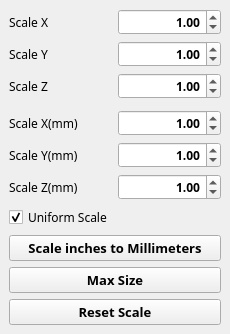
<?xml version="1.0" encoding="UTF-8"?>
<ui version="4.0">
 <class>ScaleDialog</class>
 <widget class="QDialog" name="ScaleDialog">
  <property name="geometry">
   <rect>
    <x>0</x>
    <y>0</y>
    <width>230</width>
    <height>322</height>
   </rect>
  </property>
  <property name="minimumSize">
   <size>
    <width>0</width>
    <height>0</height>
   </size>
  </property>
  <property name="maximumSize">
   <size>
    <width>16777215</width>
    <height>16777215</height>
   </size>
  </property>
  <property name="windowTitle">
   <string>Scale</string>
  </property>
  <layout class="QVBoxLayout" name="verticalLayout_3">
   <property name="spacing">
    <number>0</number>
   </property>
   <property name="leftMargin">
    <number>0</number>
   </property>
   <property name="topMargin">
    <number>0</number>
   </property>
   <property name="rightMargin">
    <number>0</number>
   </property>
   <property name="bottomMargin">
    <number>0</number>
   </property>
   <item>
    <widget class="QFrame" name="frame_main">
     <property name="font">
      <font>
       <family>맑은 고딕</family>
       <pointsize>9</pointsize>
       <weight>50</weight>
       <bold>false</bold>
      </font>
     </property>
     <property name="frameShape">
      <enum>QFrame::NoFrame</enum>
     </property>
     <property name="frameShadow">
      <enum>QFrame::Plain</enum>
     </property>
     <property name="lineWidth">
      <number>0</number>
     </property>
     <layout class="QVBoxLayout" name="verticalLayout_2">
      <property name="spacing">
       <number>0</number>
      </property>
      <property name="leftMargin">
       <number>0</number>
      </property>
      <property name="topMargin">
       <number>0</number>
      </property>
      <property name="rightMargin">
       <number>0</number>
      </property>
      <property name="bottomMargin">
       <number>0</number>
      </property>
      <item>
       <widget class="QFrame" name="frame_body">
        <property name="sizePolicy">
         <sizepolicy hsizetype="Preferred" vsizetype="Expanding">
          <horstretch>0</horstretch>
          <verstretch>0</verstretch>
         </sizepolicy>
        </property>
        <property name="font">
         <font>
          <family>맑은 고딕</family>
          <pointsize>9</pointsize>
          <weight>50</weight>
          <bold>false</bold>
         </font>
        </property>
        <property name="frameShape">
         <enum>QFrame::NoFrame</enum>
        </property>
        <property name="frameShadow">
         <enum>QFrame::Plain</enum>
        </property>
        <property name="lineWidth">
         <number>0</number>
        </property>
        <layout class="QVBoxLayout" name="verticalLayout">
         <property name="spacing">
          <number>6</number>
         </property>
         <property name="leftMargin">
          <number>9</number>
         </property>
         <property name="topMargin">
          <number>9</number>
         </property>
         <property name="rightMargin">
          <number>9</number>
         </property>
         <property name="bottomMargin">
          <number>9</number>
         </property>
         <item>
          <layout class="QGridLayout" name="gridLayout">
           <property name="bottomMargin">
            <number>0</number>
           </property>
           <item row="0" column="0">
            <widget class="QLabel" name="label_7">
             <property name="minimumSize">
              <size>
               <width>0</width>
               <height>0</height>
              </size>
             </property>
             <property name="font">
              <font>
               <family>맑은 고딕</family>
               <pointsize>9</pointsize>
               <weight>50</weight>
               <bold>false</bold>
              </font>
             </property>
             <property name="text">
              <string>Scale X</string>
             </property>
            </widget>
           </item>
           <item row="0" column="1">
            <widget class="QDoubleSpinBox" name="doubleSpinBox_scale_x">
             <property name="sizePolicy">
              <sizepolicy hsizetype="Minimum" vsizetype="Fixed">
               <horstretch>0</horstretch>
               <verstretch>0</verstretch>
              </sizepolicy>
             </property>
             <property name="maximumSize">
              <size>
               <width>16777215</width>
               <height>16777215</height>
              </size>
             </property>
             <property name="font">
              <font>
               <family>맑은 고딕</family>
               <pointsize>9</pointsize>
               <weight>75</weight>
               <bold>true</bold>
              </font>
             </property>
             <property name="alignment">
              <set>Qt::AlignRight|Qt::AlignTrailing|Qt::AlignVCenter</set>
             </property>
             <property name="decimals">
              <number>2</number>
             </property>
             <property name="minimum">
              <double>0.010000000000000</double>
             </property>
             <property name="maximum">
              <double>100.000000000000000</double>
             </property>
             <property name="singleStep">
              <double>0.100000000000000</double>
             </property>
             <property name="value">
              <double>1.000000000000000</double>
             </property>
            </widget>
           </item>
           <item row="1" column="1">
            <widget class="QDoubleSpinBox" name="doubleSpinBox_scale_y">
             <property name="sizePolicy">
              <sizepolicy hsizetype="Minimum" vsizetype="Fixed">
               <horstretch>0</horstretch>
               <verstretch>0</verstretch>
              </sizepolicy>
             </property>
             <property name="maximumSize">
              <size>
               <width>16777215</width>
               <height>16777215</height>
              </size>
             </property>
             <property name="font">
              <font>
               <family>맑은 고딕</family>
               <pointsize>9</pointsize>
               <weight>75</weight>
               <bold>true</bold>
              </font>
             </property>
             <property name="alignment">
              <set>Qt::AlignRight|Qt::AlignTrailing|Qt::AlignVCenter</set>
             </property>
             <property name="decimals">
              <number>2</number>
             </property>
             <property name="minimum">
              <double>0.010000000000000</double>
             </property>
             <property name="maximum">
              <double>100.000000000000000</double>
             </property>
             <property name="singleStep">
              <double>0.100000000000000</double>
             </property>
             <property name="value">
              <double>1.000000000000000</double>
             </property>
            </widget>
           </item>
           <item row="2" column="0">
            <widget class="QLabel" name="label_9">
             <property name="minimumSize">
              <size>
               <width>0</width>
               <height>0</height>
              </size>
             </property>
             <property name="font">
              <font>
               <family>맑은 고딕</family>
               <pointsize>9</pointsize>
               <weight>50</weight>
               <bold>false</bold>
              </font>
             </property>
             <property name="text">
              <string>Scale Z</string>
             </property>
            </widget>
           </item>
           <item row="1" column="0">
            <widget class="QLabel" name="label_8">
             <property name="minimumSize">
              <size>
               <width>0</width>
               <height>0</height>
              </size>
             </property>
             <property name="font">
              <font>
               <family>맑은 고딕</family>
               <pointsize>9</pointsize>
               <weight>50</weight>
               <bold>false</bold>
              </font>
             </property>
             <property name="text">
              <string>Scale Y</string>
             </property>
            </widget>
           </item>
           <item row="4" column="0">
            <widget class="QLabel" name="label_11">
             <property name="minimumSize">
              <size>
               <width>0</width>
               <height>0</height>
              </size>
             </property>
             <property name="font">
              <font>
               <family>맑은 고딕</family>
               <pointsize>9</pointsize>
               <weight>50</weight>
               <bold>false</bold>
              </font>
             </property>
             <property name="text">
              <string>Scale X(mm)</string>
             </property>
            </widget>
           </item>
           <item row="4" column="1">
            <widget class="QDoubleSpinBox" name="doubleSpinBox_scale_x_mm">
             <property name="sizePolicy">
              <sizepolicy hsizetype="Minimum" vsizetype="Fixed">
               <horstretch>0</horstretch>
               <verstretch>0</verstretch>
              </sizepolicy>
             </property>
             <property name="maximumSize">
              <size>
               <width>16777215</width>
               <height>16777215</height>
              </size>
             </property>
             <property name="font">
              <font>
               <family>맑은 고딕</family>
               <pointsize>9</pointsize>
               <weight>75</weight>
               <bold>true</bold>
              </font>
             </property>
             <property name="alignment">
              <set>Qt::AlignRight|Qt::AlignTrailing|Qt::AlignVCenter</set>
             </property>
             <property name="minimum">
              <double>0.010000000000000</double>
             </property>
             <property name="maximum">
              <double>1000.000000000000000</double>
             </property>
             <property name="value">
              <double>1.000000000000000</double>
             </property>
            </widget>
           </item>
           <item row="2" column="1">
            <widget class="QDoubleSpinBox" name="doubleSpinBox_scale_z">
             <property name="sizePolicy">
              <sizepolicy hsizetype="Minimum" vsizetype="Fixed">
               <horstretch>0</horstretch>
               <verstretch>0</verstretch>
              </sizepolicy>
             </property>
             <property name="maximumSize">
              <size>
               <width>16777215</width>
               <height>16777215</height>
              </size>
             </property>
             <property name="font">
              <font>
               <family>맑은 고딕</family>
               <pointsize>9</pointsize>
               <weight>75</weight>
               <bold>true</bold>
              </font>
             </property>
             <property name="alignment">
              <set>Qt::AlignRight|Qt::AlignTrailing|Qt::AlignVCenter</set>
             </property>
             <property name="decimals">
              <number>2</number>
             </property>
             <property name="minimum">
              <double>0.010000000000000</double>
             </property>
             <property name="maximum">
              <double>100.000000000000000</double>
             </property>
             <property name="singleStep">
              <double>0.100000000000000</double>
             </property>
             <property name="value">
              <double>1.000000000000000</double>
             </property>
            </widget>
           </item>
           <item row="5" column="0">
            <widget class="QLabel" name="label_10">
             <property name="minimumSize">
              <size>
               <width>0</width>
               <height>0</height>
              </size>
             </property>
             <property name="font">
              <font>
               <family>맑은 고딕</family>
               <pointsize>9</pointsize>
               <weight>50</weight>
               <bold>false</bold>
              </font>
             </property>
             <property name="text">
              <string>Scale Y(mm)</string>
             </property>
            </widget>
           </item>
           <item row="5" column="1">
            <widget class="QDoubleSpinBox" name="doubleSpinBox_scale_y_mm">
             <property name="sizePolicy">
              <sizepolicy hsizetype="Minimum" vsizetype="Fixed">
               <horstretch>0</horstretch>
               <verstretch>0</verstretch>
              </sizepolicy>
             </property>
             <property name="maximumSize">
              <size>
               <width>16777215</width>
               <height>16777215</height>
              </size>
             </property>
             <property name="font">
              <font>
               <family>맑은 고딕</family>
               <pointsize>9</pointsize>
               <weight>75</weight>
               <bold>true</bold>
              </font>
             </property>
             <property name="alignment">
              <set>Qt::AlignRight|Qt::AlignTrailing|Qt::AlignVCenter</set>
             </property>
             <property name="minimum">
              <double>0.010000000000000</double>
             </property>
             <property name="maximum">
              <double>1000.000000000000000</double>
             </property>
             <property name="value">
              <double>1.000000000000000</double>
             </property>
            </widget>
           </item>
           <item row="6" column="0">
            <widget class="QLabel" name="label_12">
             <property name="minimumSize">
              <size>
               <width>0</width>
               <height>0</height>
              </size>
             </property>
             <property name="font">
              <font>
               <family>맑은 고딕</family>
               <pointsize>9</pointsize>
               <weight>50</weight>
               <bold>false</bold>
              </font>
             </property>
             <property name="text">
              <string>Scale Z(mm)</string>
             </property>
            </widget>
           </item>
           <item row="6" column="1">
            <widget class="QDoubleSpinBox" name="doubleSpinBox_scale_z_mm">
             <property name="sizePolicy">
              <sizepolicy hsizetype="Minimum" vsizetype="Fixed">
               <horstretch>0</horstretch>
               <verstretch>0</verstretch>
              </sizepolicy>
             </property>
             <property name="maximumSize">
              <size>
               <width>16777215</width>
               <height>16777215</height>
              </size>
             </property>
             <property name="font">
              <font>
               <family>맑은 고딕</family>
               <pointsize>9</pointsize>
               <weight>75</weight>
               <bold>true</bold>
              </font>
             </property>
             <property name="alignment">
              <set>Qt::AlignRight|Qt::AlignTrailing|Qt::AlignVCenter</set>
             </property>
             <property name="minimum">
              <double>0.010000000000000</double>
             </property>
             <property name="maximum">
              <double>1000.000000000000000</double>
             </property>
             <property name="value">
              <double>1.000000000000000</double>
             </property>
            </widget>
           </item>
           <item row="3" column="0" colspan="2">
            <spacer name="verticalSpacer_2">
             <property name="orientation">
              <enum>Qt::Vertical</enum>
             </property>
             <property name="sizeType">
              <enum>QSizePolicy::Fixed</enum>
             </property>
             <property name="sizeHint" stdset="0">
              <size>
               <width>5</width>
               <height>5</height>
              </size>
             </property>
            </spacer>
           </item>
          </layout>
         </item>
         <item>
          <widget class="QCheckBox" name="checkBox_uniform_scale">
           <property name="minimumSize">
            <size>
             <width>0</width>
             <height>0</height>
            </size>
           </property>
           <property name="font">
            <font>
             <family>맑은 고딕</family>
             <pointsize>9</pointsize>
             <weight>50</weight>
             <bold>false</bold>
            </font>
           </property>
           <property name="text">
            <string>Uniform Scale</string>
           </property>
           <property name="checked">
            <bool>true</bool>
           </property>
          </widget>
         </item>
         <item>
          <spacer name="verticalSpacer_3">
           <property name="orientation">
            <enum>Qt::Vertical</enum>
           </property>
           <property name="sizeHint" stdset="0">
            <size>
             <width>20</width>
             <height>10</height>
            </size>
           </property>
          </spacer>
         </item>
         <item>
          <widget class="QPushButton" name="pushButton_inches_to_millimeters">
           <property name="minimumSize">
            <size>
             <width>0</width>
             <height>0</height>
            </size>
           </property>
           <property name="font">
            <font>
             <family>맑은 고딕</family>
             <pointsize>10</pointsize>
             <weight>75</weight>
             <bold>true</bold>
            </font>
           </property>
           <property name="text">
            <string>Scale inches to Millimeters</string>
           </property>
           <property name="autoDefault">
            <bool>false</bool>
           </property>
          </widget>
         </item>
         <item>
          <widget class="QPushButton" name="pushButton_maxsize">
           <property name="minimumSize">
            <size>
             <width>0</width>
             <height>0</height>
            </size>
           </property>
           <property name="font">
            <font>
             <family>맑은 고딕</family>
             <pointsize>10</pointsize>
             <weight>75</weight>
             <bold>true</bold>
            </font>
           </property>
           <property name="autoFillBackground">
            <bool>false</bool>
           </property>
           <property name="text">
            <string>Max Size</string>
           </property>
           <property name="autoDefault">
            <bool>false</bool>
           </property>
           <property name="flat">
            <bool>false</bool>
           </property>
          </widget>
         </item>
         <item>
          <widget class="QPushButton" name="pushButton_resetscale">
           <property name="minimumSize">
            <size>
             <width>0</width>
             <height>0</height>
            </size>
           </property>
           <property name="font">
            <font>
             <family>맑은 고딕</family>
             <pointsize>10</pointsize>
             <weight>75</weight>
             <bold>true</bold>
            </font>
           </property>
           <property name="autoFillBackground">
            <bool>false</bool>
           </property>
           <property name="text">
            <string>Reset Scale</string>
           </property>
           <property name="autoDefault">
            <bool>false</bool>
           </property>
           <property name="flat">
            <bool>false</bool>
           </property>
          </widget>
         </item>
        </layout>
       </widget>
      </item>
     </layout>
    </widget>
   </item>
  </layout>
 </widget>
 <layoutdefault spacing="6" margin="11"/>
 <tabstops>
  <tabstop>pushButton_inches_to_millimeters</tabstop>
  <tabstop>pushButton_maxsize</tabstop>
  <tabstop>pushButton_resetscale</tabstop>
  <tabstop>doubleSpinBox_scale_x</tabstop>
  <tabstop>doubleSpinBox_scale_y</tabstop>
  <tabstop>doubleSpinBox_scale_z</tabstop>
  <tabstop>doubleSpinBox_scale_x_mm</tabstop>
  <tabstop>doubleSpinBox_scale_y_mm</tabstop>
  <tabstop>doubleSpinBox_scale_z_mm</tabstop>
  <tabstop>checkBox_uniform_scale</tabstop>
 </tabstops>
 <resources>
  <include location="rodinP.qrc"/>
 </resources>
 <connections/>
</ui>
